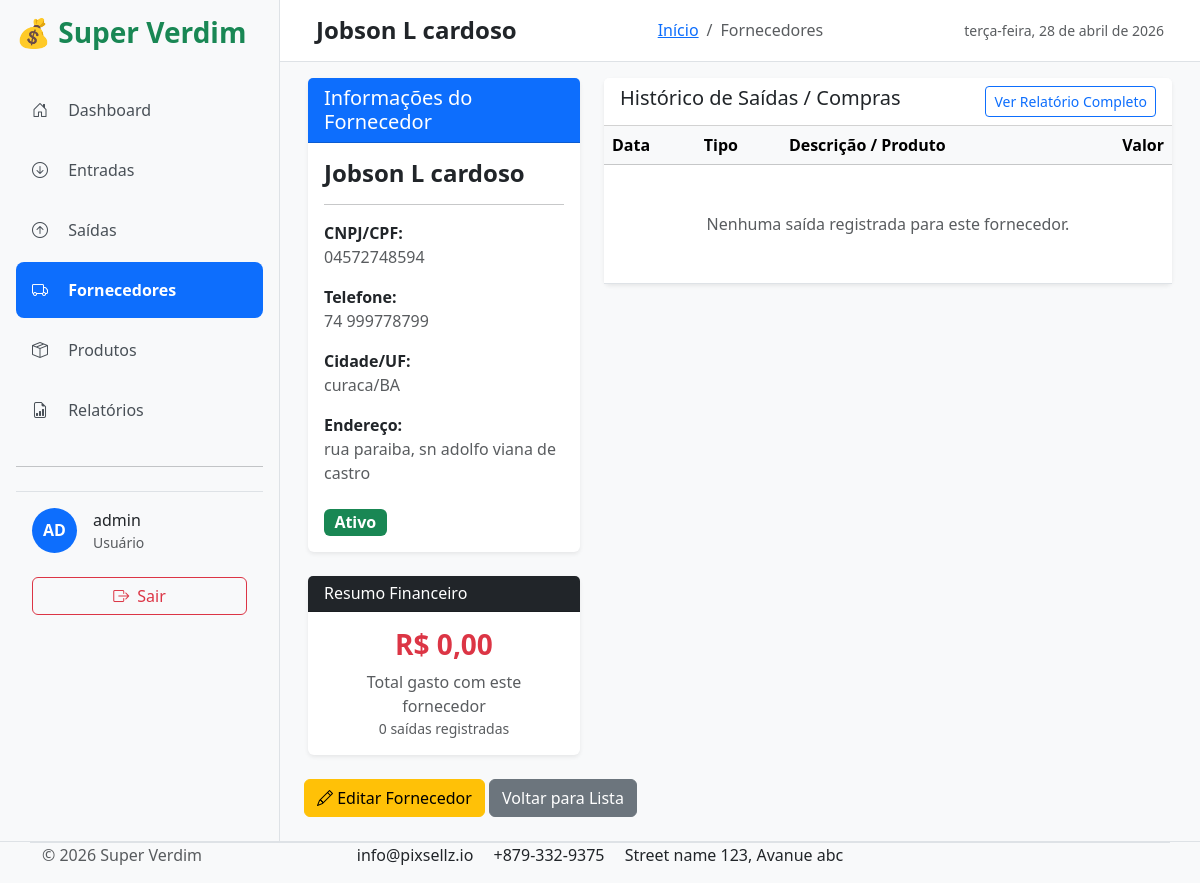
The page /fornecedores/fornecedor/1/ (signed in) on the database as committed earlier.
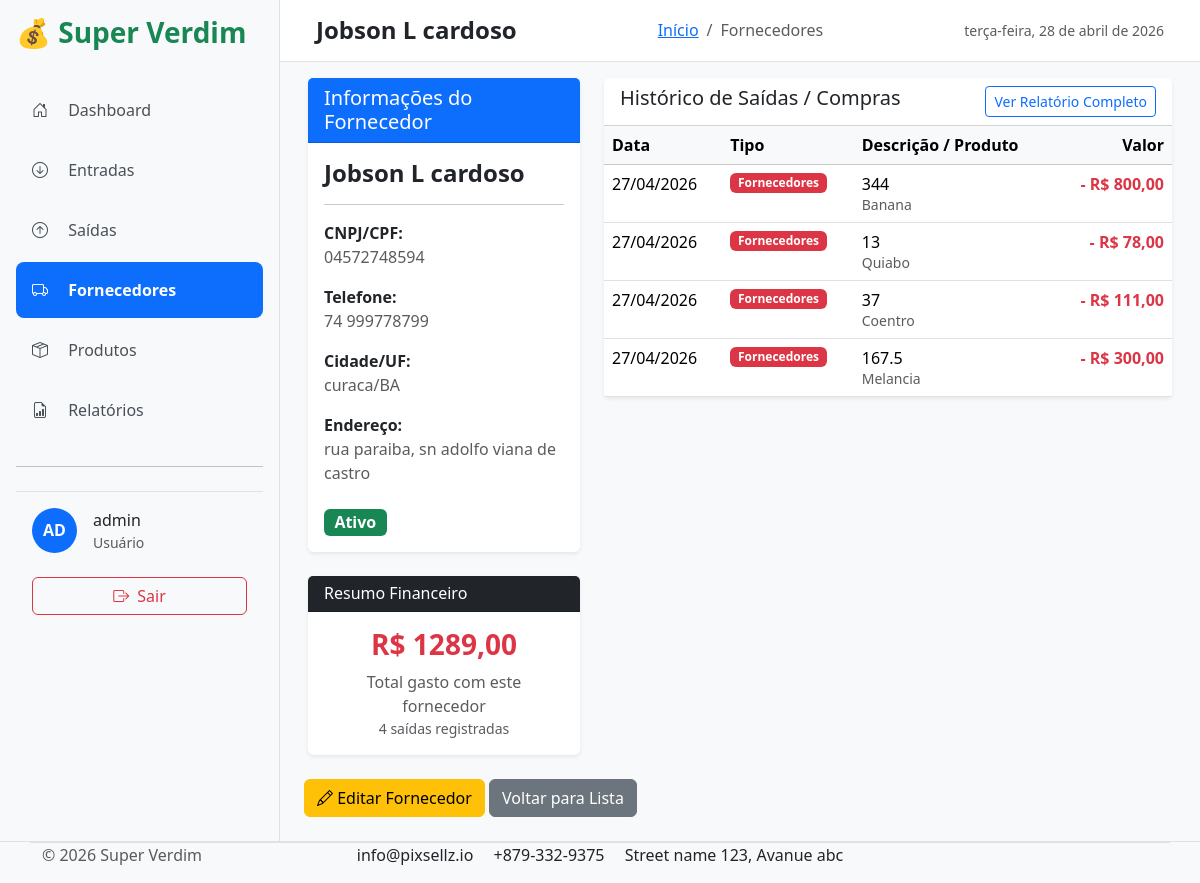
The same page on the database as committed later.
### movimentacoes/models.py (models this page shows, shortened)
class Saida(models.Model):
    tipo = models.ForeignKey(TipoSaida, on_delete=models.PROTECT, related_name='saidas')
    descricao = models.CharField(max_length=200)
    valor = models.DecimalField(max_digits=12, decimal_places=2)
    data = models.DateField(default=timezone.now)
    hora = models.TimeField(default=timezone.now)
    pagamento = models.CharField(max_length=30)
    observacao = models.TextField(blank=True, null=True)
    fornecedor = models.ForeignKey('fornecedores.Fornecedor', on_delete=models.SET_NULL, null=True, blank=True, related_name='saidas')
    produto = models.ForeignKey('produtos.Produto', on_delete=models.SET_NULL, null=True, blank=True, related_name='saidas')
    class Meta:
        ordering = ['-data', '-hora']
        verbose_name = "Saída"
        verbose_name_plural = "Saídas"

class TipoSaida(models.Model):
    nome = models.CharField(max_length=100, unique=True)
    descricao = models.TextField(blank=True, null=True)
    criado_em = models.DateTimeField(auto_now_add=True)
    class Meta:
        verbose_name = "Tipo de Saída"
        verbose_name_plural = "Tipos de Saída"
        ordering = ['nome']

### produtos/models.py (models this page shows, shortened)
class Produto(models.Model):
    nome = models.CharField(max_length=200, verbose_name="Nome do Produto")
    unidade = models.CharField(max_length=20, default="UN", choices=[
        ('UN', 'Unidade'),
        ('KG', 'Quilograma'),
        ('LT', 'Litro'),
        ('CX', 'Caixa'),
        ('PCT', 'Pacote'),
    ], verbose_name="Unidade")
    preco_de_compra = models.DecimalField(max_digits=12, decimal_places=2, default=0.00, verbose_name="Preço de Compra")
    estoque_atual = models.FloatField(default=0, verbose_name="Estoque Atual")
    ativo = models.BooleanField(default=True, verbose_name="Ativo")
    criado = models.DateTimeField(auto_now_add=True)
    atualizado = models.DateTimeField(auto_now=True)
    class Meta:
        verbose_name = "Produto"
        verbose_name_plural = "Produtos"
        ordering = ['nome']

### fornecedores/views.py (the view)
# urls.py: path('fornecedor/<int:pk>/', views.fornecedor_detail, name='fornecedor_detail'),
@login_required
def fornecedor_detail(request, pk):
    fornecedor = get_object_or_404(Fornecedor, pk=pk)
    saidas = Saida.objects.filter(fornecedor=fornecedor).select_related('tipo', 'produto').order_by('-data', '-hora')
    total_compras = saidas.aggregate(Sum('valor'))['valor__sum'] or 0
    total_saidas = saidas.count()
    ultimas_saidas = saidas[:10]
    context = {
        'fornecedor': fornecedor,
        'saidas': saidas,
        'ultimas_saidas': ultimas_saidas,
        'total_compras': total_compras,
        'total_saidas': total_saidas,
    }
    return render(request, 'fornecedores/fornecedor_detail.html', context)

### main/context_processors.py (called while the page is built, shortened)
def user_role(request):
    if request.user.is_authenticated:
        groups = list(request.user.groups.values_list('name', flat=True))
        return {
            'is_admin': 'Administrador' in groups,
            'is_gerente': 'Gerente' in groups,
            'is_usuario': 'Usuário' in groups,
            'user_groups': groups,
            'user': request.user,
            'user_full_name': request.user.get_full_name() or request.user.username,
        }

### templates/fornecedores/fornecedor_detail.html (shortened to what this page needs)
{% extends 'base.html' %}
{% block page_title %}{{ fornecedor.nome }}{% endblock %}
{% block breadcrumb_current %}Fornecedores{% endblock %}
{% block content %}
<div class="row m-3">
  <div class="col-lg-4">
    <div class="card shadow-sm mb-4">
      <div class="card-header bg-primary text-white">
        <h5 class="mb-0">Informações do Fornecedor</h5>
      </div>
      <div class="card-body">
        <h4 class="fw-bold">{{ fornecedor.nome }}</h4>
        <hr>
        <div class="mb-3">
          <strong>CNPJ/CPF:</strong><br>
          <span class="text-muted">{% if fornecedor.cnpj %} {{fornecedor.cnpj}} {% elif fornecedor.cpf %} {{fornecedor.cpf}}{%else%}Não informado {%endif%}</span>
        </div>
        <div class="mb-3">
          <strong>Telefone:</strong><br>
          <span class="text-muted">{{ fornecedor.telefone|default:"Não informado" }}</span>
        </div>
        <div class="mb-3">
          <strong>Cidade/UF:</strong><br>
          <span class="text-muted">{{ fornecedor.cidade|default:"-" }}/{{fornecedor.estado|default:"-"}}</span>
        </div>
        <div class="mb-3">
          <strong>Endereço:</strong><br>
          <span class="text-muted">{{ fornecedor.endereco|default:"Não informado" }}</span>
        </div>
        <div class="mt-4">
          <span class="badge bg-{% if fornecedor.ativo %}success{% else %}secondary{% endif %} fs-6">
            {% if fornecedor.ativo %}Ativo{% else %}Inativo{% endif %}
          </span>
        </div>
      </div>
    </div>
    <div class="card shadow-sm">
      <div class="card-header bg-dark text-white">
        <h6 class="mb-0">Resumo Financeiro</h6>
      </div>
      <div class="card-body text-center">
        <h3 class="text-danger fw-bold">R$ {{ total_compras|floatformat:2 }}</h3>
        <p class="text-muted mb-0">Total gasto com este fornecedor</p>
        <small class="text-muted">{{ total_saidas }} saídas registradas</small>
      </div>
    </div>
  </div>
  <div class="col-lg-8">
    <div class="card shadow-sm">
      <div class="card-header bg-white d-flex justify-content-between">
        <h5 class="mb-0">Histórico de Saídas / Compras</h5>
        <a href="{% url 'relatorio_produtos_fornecedor' %}?fornecedor={{ fornecedor.id }}" class="btn btn-sm btn-outline-primary">
          Ver Relatório Completo
        </a>
      </div>
      <div class="table-responsive" style="max-height: 450px; overflow-y: auto;">
        <table class="table table-hover mb-0">
          <thead class="table-light">
            <tr>
              <th>Data</th>
              <th>Tipo</th>
              <th>Descrição / Produto</th>
              <th class="text-end">Valor</th>
            </tr>
          </thead>
          <tbody>
            {% for saida in ultimas_saidas %}
            <tr>
              <td>{{ saida.data|date:"d/m/Y" }}<br></td>
              <td><span class="badge bg-danger">{{ saida.tipo.nome }}</span></td>
              <td>
                {{ saida.descricao }}
                {% if saida.produto %}
                  <br><small class="text-muted">    {{ saida.produto.nome }}</small>
                {% endif %}
              </td>
              <td class="text-end fw-bold text-danger">- R$ {{ saida.valor|floatformat:2 }}</td>
            </tr>
            {% empty %}
            <tr>
              <td colspan="4" class="text-center py-5 text-muted">
                Nenhuma saída registrada para este fornecedor.
              </td>
            </tr>
            {% endfor %}
          </tbody>
        </table>
      </div>
    </div>
  </div>
</div>
<div class="m-4">
  <a href="{% url 'editar_fornecedor' fornecedor.pk %}" class="btn btn-warning">
    <i class="bi bi-pencil"></i> Editar Fornecedor
  </a>
  <a href="{% url 'lista_fornecedores' %}" class="btn btn-secondary">Voltar para Lista</a>
</div>
{% endblock %}

Rows that differ between the two databases and show on the page:
added Saida: data "27/04/2026", tipo.nome "Fornecedores", descricao "344", produto.nome "Banana", valor "800,00"
added Saida: data "27/04/2026", tipo.nome "Fornecedores", descricao "13", produto.nome "Quiabo", valor "78,00"
added Saida: data "27/04/2026", tipo.nome "Fornecedores", descricao "37", produto.nome "Coentro", valor "111,00"
added Saida: data "27/04/2026", tipo.nome "Fornecedores", descricao "167.5", produto.nome "Melancia", valor "300,00"
Other text that changed with them:
{{ total_compras|floatformat:2 }}: "0,00" → "1289,00"
{{ total_saidas }}: "0" → "4"
text no longer shown: "Nenhuma saída registrada para este fornecedor."
